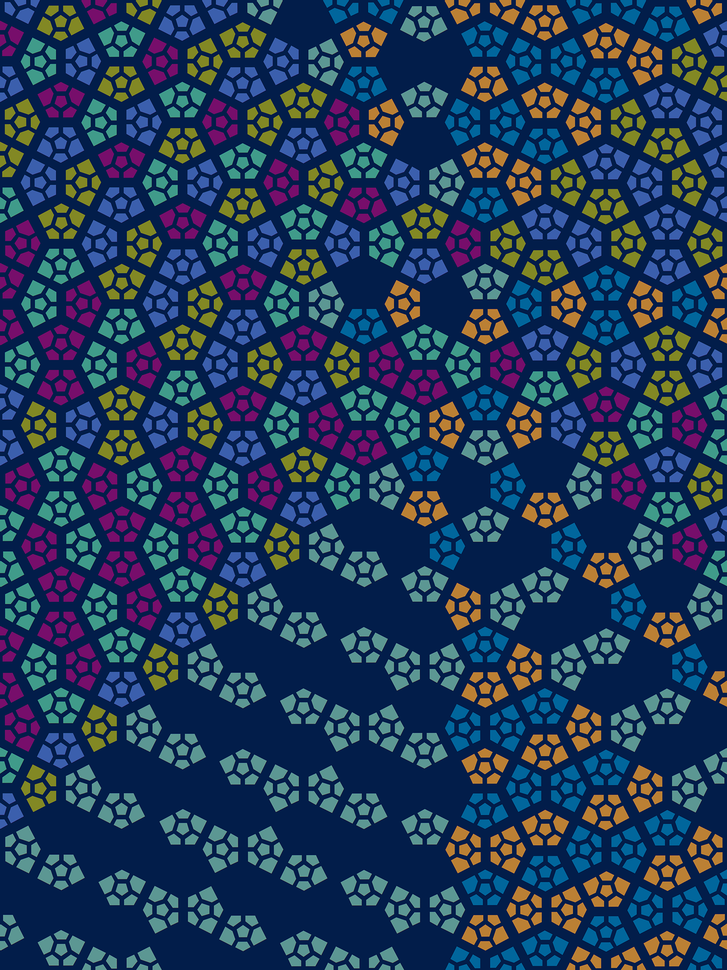
#> input picture img/008.102.1.2_2768.png, 727 x 970 px, shrunk from 1800 x 2400 before the run
$ python rotate_image.py
#> lines starting #> are read from the running program, lines starting #| are printed output that depends on the picture
from PIL import Image

im = Image.open("../img/008.102.1.2_2768.png")
#> im is the input picture: PIL image 727x970 RGB; mean R, G, B 35.2, 58.9, 89
im.rotate(45).save('rotated.png')
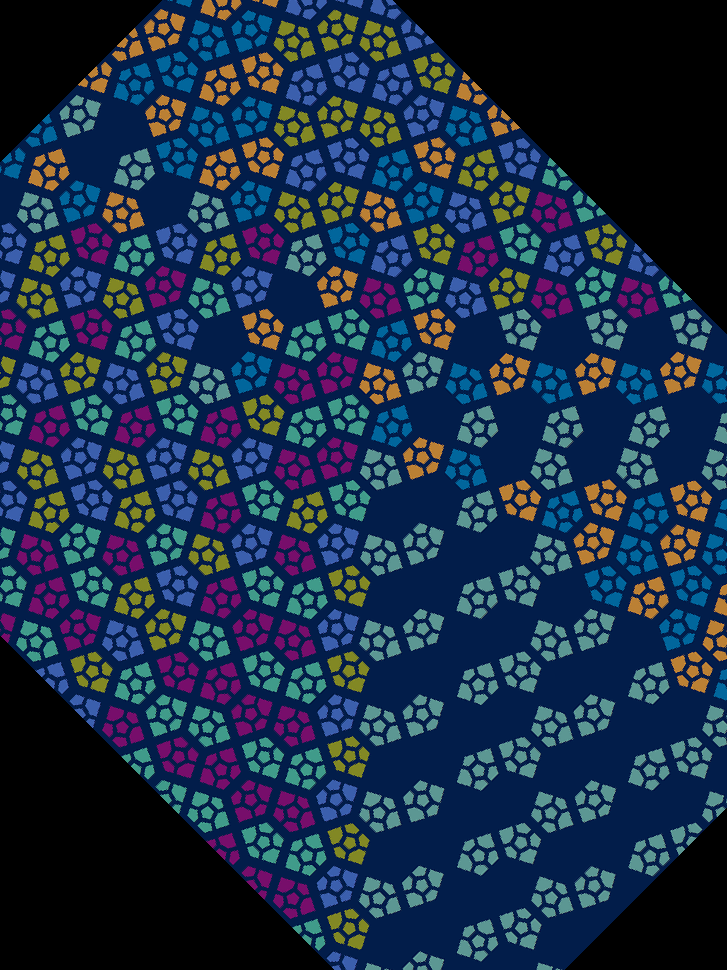
#> saved as rotated.png: PIL image 727x970 RGB; mean R, G, B 27.8, 47, 71.7

$ run again, with img/008.010.6.1_206.png copied over img/008.102.1.2_2768.png
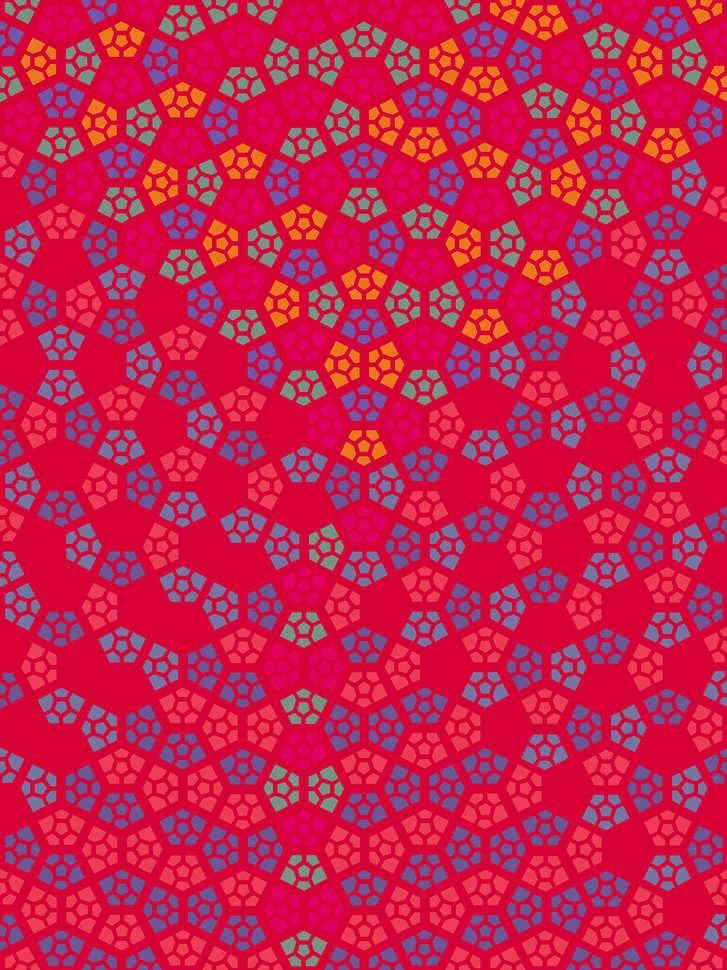
#> input picture img/008.010.6.1_206.png, 727 x 970 px, shrunk from 1800 x 2400 before the run
#> im is the input picture: PIL image 727x970 RGB; mean R, G, B 195.6, 32.2, 78
#> `im.rotate(45).save('rotated.png')`:
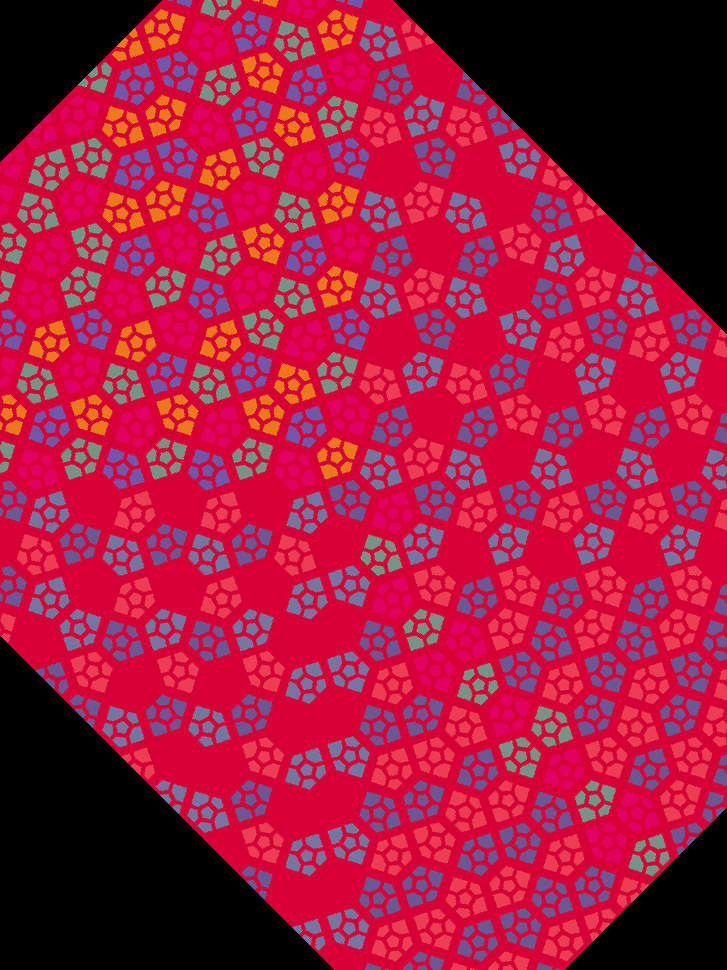
#> saved as rotated.png: PIL image 727x970 RGB; mean R, G, B 157.2, 25.7, 62.7

$ run again, with img/008.099.5.2_660.png copied over img/008.102.1.2_2768.png
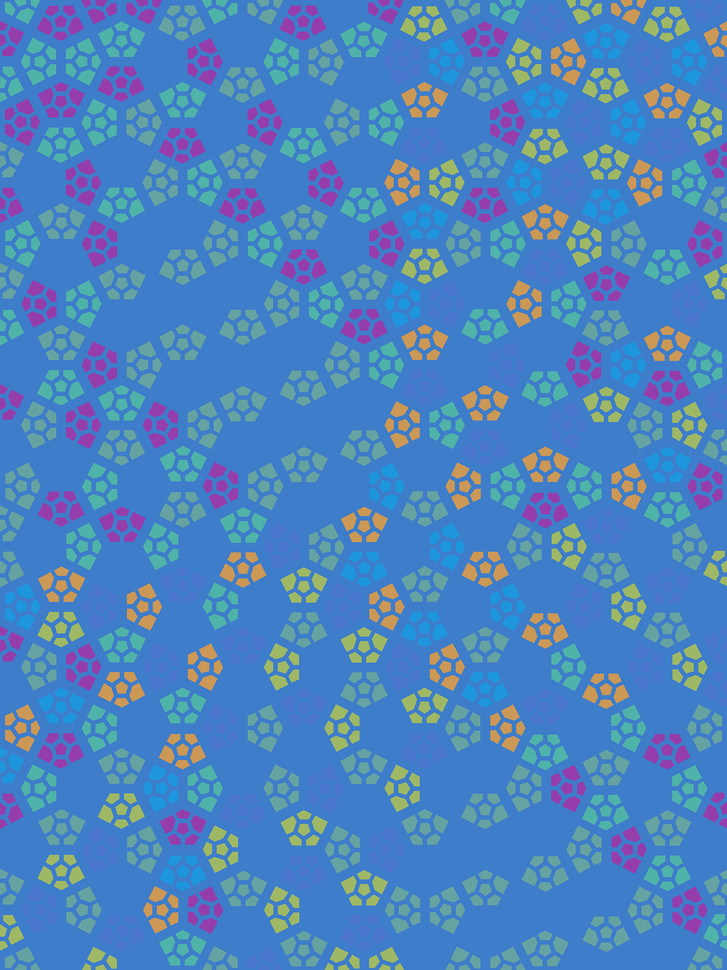
#> input picture img/008.099.5.2_660.png, 727 x 970 px, shrunk from 1800 x 2400 before the run
#> im is the input picture: PIL image 727x970 RGB; mean R, G, B 78.2, 131.4, 188.5
#> `im.rotate(45).save('rotated.png')`:
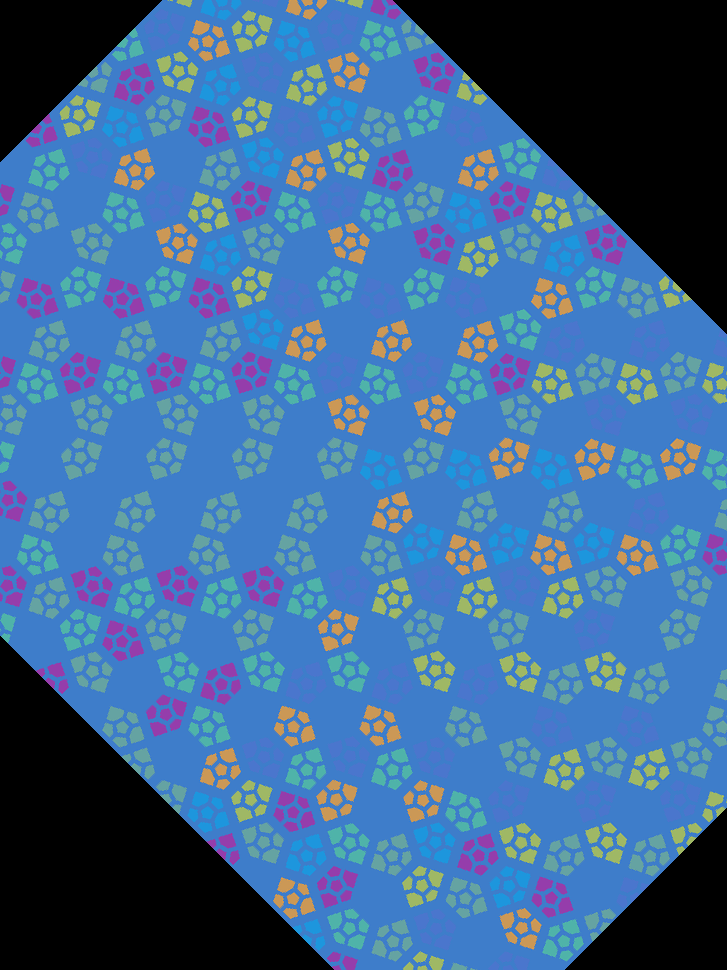
#> saved as rotated.png: PIL image 727x970 RGB; mean R, G, B 63, 106, 151.3
